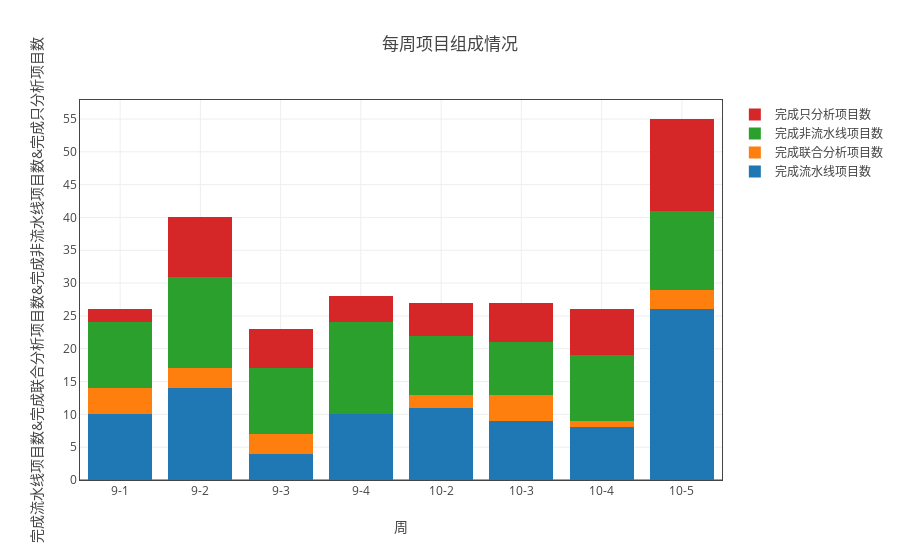
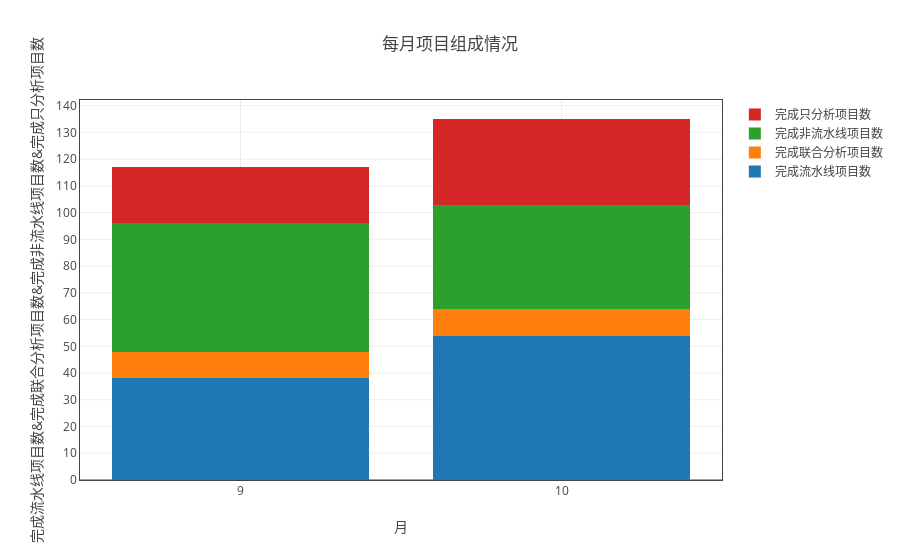

Notebook source saved alongside these figures, in order:
### Markdown cell above
### 项目组成情况

### Code cell
ss = myModule.format(all_df1 ,"日期（格式“月-周次”）" ,['完成流水线项目数','完成非流水线项目数','完成只分析项目数','完成联合分析项目数'])
myModule.myPlot(myModule.sort_by_index(ss.groupby('sum'))).plot('stack_bar',fig_title='每周项目组成情况')
ss = myModule.format(all_df1 ,"month" ,['完成流水线项目数','完成非流水线项目数','完成只分析项目数','完成联合分析项目数'])
myModule.myPlot(ss.groupby('sum')).plot('stack_bar',"月",fig_title='每月项目组成情况')

### Figure 1 — Plotly figure (JSON) as saved in the notebook; plotly's stock layout.template omitted (floating-point values rounded to 4 significant figures)
{"data": [{"name": "完成流水线项目数", "type": "bar", "uid": "2153f52f-e1a0-11e8-8ddb-a41f72875c19", "x": ["9-1", "9-2", "9-3", "9-4", "10-2", "10-3", "10-4", "10-5"], "y": [10, 14, 4, 10, 11, 9, 8, 26]}, {"name": "完成联合分析项目数", "type": "bar", "uid": "2153f530-e1a0-11e8-8ddb-a41f72875c19", "x": ["9-1", "9-2", "9-3", "9-4", "10-2", "10-3", "10-4", "10-5"], "y": [4, 3, 3, 0, 2, 4, 1, 3]}, {"name": "完成非流水线项目数", "type": "bar", "uid": "2153f531-e1a0-11e8-8ddb-a41f72875c19", "x": ["9-1", "9-2", "9-3", "9-4", "10-2", "10-3", "10-4", "10-5"], "y": [10, 14, 10, 14, 9, 8, 10, 12]}, {"name": "完成只分析项目数", "type": "bar", "uid": "2153f532-e1a0-11e8-8ddb-a41f72875c19", "x": ["9-1", "9-2", "9-3", "9-4", "10-2", "10-3", "10-4", "10-5"], "y": [2, 9, 6, 4, 5, 6, 7, 14]}], "layout": {"barmode": "stack", "title": "每周项目组成情况", "xaxis": {"mirror": "all", "nticks": 20, "showgrid": true, "showline": true, "title": "周", "type": "category", "zeroline": true}, "yaxis": {"mirror": "all", "nticks": 20, "showgrid": true, "showline": true, "title": "完成流水线项目数&完成联合分析项目数&完成非流水线项目数&完成只分析项目数", "zeroline": true}}}

### Figure 2 — Plotly figure (JSON) as saved in the notebook; plotly's stock layout.template omitted (floating-point values rounded to 4 significant figures)
{"data": [{"name": "完成流水线项目数", "type": "bar", "uid": "2153f533-e1a0-11e8-8ddb-a41f72875c19", "x": [9, 10], "y": [38, 54]}, {"name": "完成联合分析项目数", "type": "bar", "uid": "2153f534-e1a0-11e8-8ddb-a41f72875c19", "x": [9, 10], "y": [10, 10]}, {"name": "完成非流水线项目数", "type": "bar", "uid": "2153f535-e1a0-11e8-8ddb-a41f72875c19", "x": [9, 10], "y": [48, 39]}, {"name": "完成只分析项目数", "type": "bar", "uid": "2153f536-e1a0-11e8-8ddb-a41f72875c19", "x": [9, 10], "y": [21, 32]}], "layout": {"barmode": "stack", "title": "每月项目组成情况", "xaxis": {"mirror": "all", "nticks": 20, "showgrid": true, "showline": true, "title": "月", "type": "category", "zeroline": true}, "yaxis": {"mirror": "all", "nticks": 20, "showgrid": true, "showline": true, "title": "完成流水线项目数&完成联合分析项目数&完成非流水线项目数&完成只分析项目数", "zeroline": true}}}
